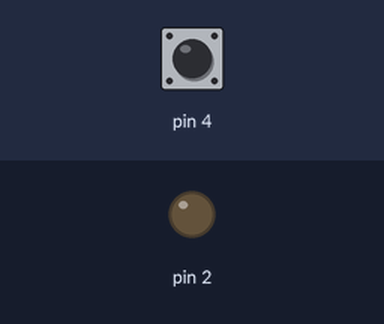
A sketch run on a simulated Arduino Uno, built with avr-gcc and run on an emulated ATmega328P. On the bench: output pins drawn as LEDs (lit = HIGH). Dashed ring = blinking. The test bench sets the inputs (shaded band); at power-on: pin 4 LOW. What the sketch prints to the serial monitor is not drawn.

Above: at 1.2 s.
1.3 s: pin 4 driven HIGH
At 2.3 s:
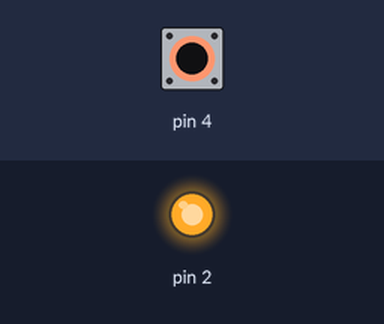
2.8 s: pin 4 driven LOW
At 3.4 s:
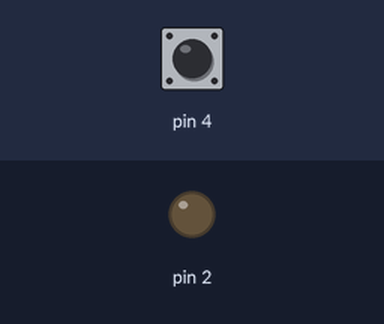
4.3 s: pin 4 pulsed HIGH 5 times (0.12 s each, 0.3 s apart)
At 4.36 s:
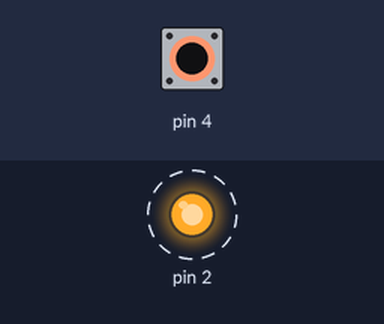
Timing chart, 0 to 7.3 s (numbered marks = the images above; inputs shaded):
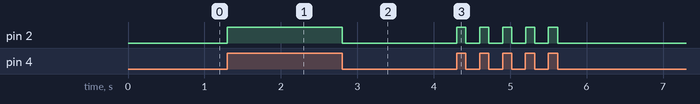

The sketch:

zinnkann_sens.ino
```cpp
void setup() {
  pinMode(4, INPUT);
  pinMode(2, OUTPUT);
  Serial.begin(115200);
  // put your setup code here, to run once:

}

void loop() {
  if(digitalRead(4)){
    Serial.println("on");
    digitalWrite(2, HIGH);
  }else{
    Serial.println("off");
    digitalWrite(2, LOW);
  }
  //delay(1000);
  // put your main code here, to run repeatedly:

}
```

Measured:
- after the input at 1.3 s, pin 2: LOW → HIGH at once
- after the input at 2.8 s, pin 2: HIGH → LOW at once
- after the input at 4.3 s, pin 2: alternates HIGH for 0.12 s and LOW for 0.18 s, 10 changes in all, then stays LOW, starting at once
